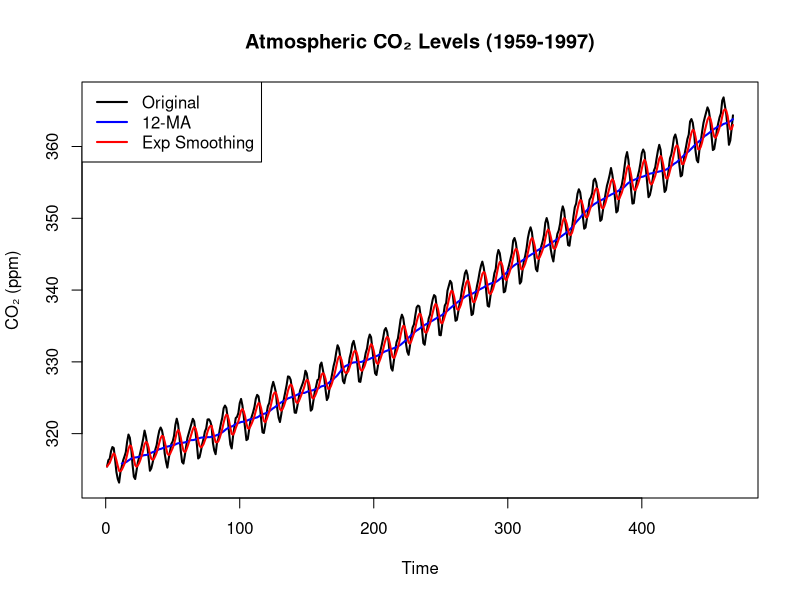
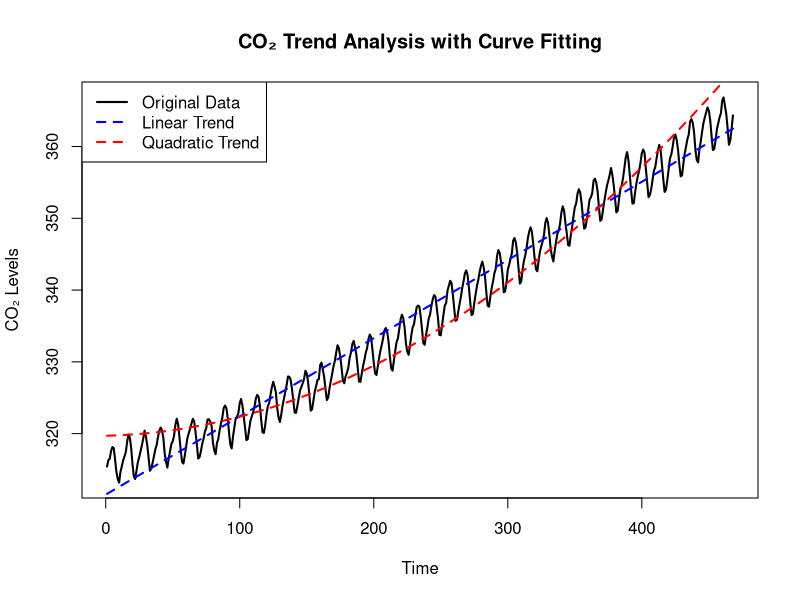

Write R code to recreate these figures, in order.
# Load CO2 dataset
data("co2")  
ts_data = as.numeric(co2)  # Convert time series to numeric
time_index = 1:length(ts_data)  # Time index for regression

# Plot Original Data
plot(time_index, ts_data, type="l", col="black", lwd=2,
     main="Atmospheric CO₂ Levels (1959-1997)", 
     ylab="CO₂ (ppm)", xlab="Time")

# Function to calculate Moving Average manually
moving_average = function(series, n) 
  {
  ma = rep(NA, length(series))  # Initialize with NA values
  for (i in n:length(series)) 
    {
    ma[i] = mean(series[(i-n+1):i])  # Compute mean of last 'n' values
  }
  return(ma)
}

# Compute 12-month Moving Average (1 Year)
ma_12 = moving_average(ts_data, 12)

# Plot Moving Average
lines(ma_12, col="blue", lwd=2)  # 12 months MA

# Add Legend
legend("topleft", legend = c("Original", "12-MA"), col = c("black", "blue"), lwd = 2)

# Function to compute Exponential Smoothing manually
exp_smoothing = function(series, alpha) 
  {
  smoothed = rep(NA, length(series))  # Initialize with NA values
  smoothed[1] = series[1]  # First value remains unchanged
  for (i in 2:length(series)) 
    {
    smoothed[i] = alpha * series[i] + (1 - alpha) * smoothed[i-1]
  }
  return(smoothed)
}

# Apply Exponential Smoothing with alpha = 0.3
smoothed_co2 = exp_smoothing(ts_data, 0.3)

# Plot Exponential Smoothing
lines(smoothed_co2, col="red", lwd=2)  # Smoothed Trend

# Add Legend
legend("topleft", legend = c("Original", "12-MA", "Exp Smoothing"), 
       col = c("black", "blue", "red"), lwd = 2)


# Compute Mean Function
mean_calc = function(x) 
  {
  return(sum(x) / length(x))
}

# Compute Variance Function
variance_calc = function(x) 
  {
  mu = mean_calc(x)
  return(sum((x - mu)^2) / (length(x) - 1))
}

# Compute Covariance Function
covariance_calc = function(x, y) 
  {
  mu_x = mean_calc(x)
  mu_y = mean_calc(y)
  return(sum((x - mu_x) * (y - mu_y)) / (length(x) - 1))
}

# Linear Regression Coefficients (Y = a + bX)
b1 = covariance_calc(time_index, ts_data) / variance_calc(time_index)
b0 = mean_calc(ts_data) - b1 * mean_calc(time_index)

# Quadratic Regression Coefficients (Y = a + bX + cX²)
X_sq = time_index^2
b2 = (covariance_calc(X_sq, ts_data) - b1 * covariance_calc(X_sq, time_index) / variance_calc(time_index)) /
  variance_calc(X_sq)
b1_adj = (covariance_calc(time_index, ts_data) - b2 * covariance_calc(X_sq, time_index)) / variance_calc(time_index)
b0_adj = mean_calc(ts_data) - b1_adj * mean_calc(time_index) - b2 * mean_calc(X_sq)

# Compute Residual Sum of Squares (RSS)
rss_linear = sum((ts_data - (b0 + b1 * time_index))^2)
rss_quadratic = sum((ts_data - (b0_adj + b1_adj * time_index + b2 * X_sq))^2)

# Compute F-statistic
n = length(ts_data)
k1 = 2  # Linear model (2 parameters: b0, b1)
k2 = 3  # Quadratic model (3 parameters: b0, b1, b2)

F_stat = ((rss_linear - rss_quadratic) / (k2 - k1)) / (rss_quadratic / (n - k2))
F_critical = qf(0.95, df1=(k2-k1), df2=(n-k2))  # Critical F-value at 95% confidence

# Decision Rule
if (F_stat > F_critical) 
  {
  print("Reject H₀: Quadratic trend is statistically significant.")
} else 
  {
  print("Fail to Reject H₀: Linear trend is sufficient.")
}

# Predict values for both models
linear_pred = b0 + b1 * time_index
quadratic_pred = b0_adj + b1_adj * time_index + b2 * X_sq

# Plot Original Data
plot(time_index, ts_data, type="l", col="black", lwd=2, 
     main="CO₂ Trend Analysis with Curve Fitting", 
     ylab="CO₂ Levels", xlab="Time")

# Add Regression Trends
lines(time_index, linear_pred, col="blue", lwd=2, lty=2)  # Linear Trend
lines(time_index, quadratic_pred, col="red", lwd=2, lty=2)  # Quadratic Trend

# Add Legend
legend("topleft", legend=c("Original Data", "Linear Trend", "Quadratic Trend"), 
       col=c("black", "blue", "red"), lwd=2, lty=c(1, 2, 2))
